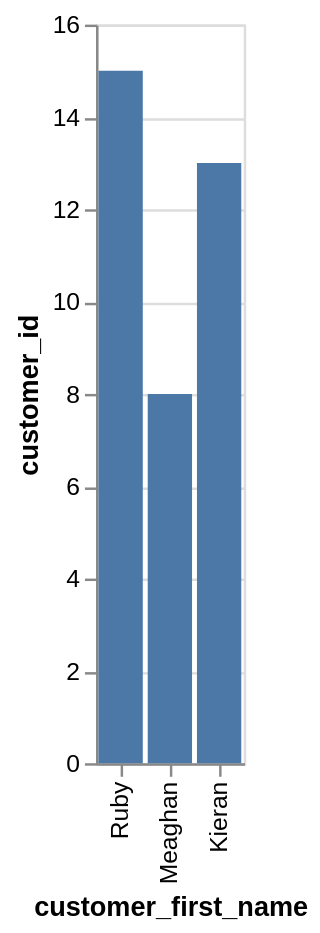

Source (Vega-Lite JSON):
### Vega-Lite specification from a JSON file in a GitHub repository (floating-point values rounded to 4 significant figures)
{"data": {"values": [{"x_data": "Ruby", "y_data": 15}, {"x_data": "Meaghan", "y_data": 8}, {"x_data": "Kieran", "y_data": 13}]}, "mark": "bar", "encoding": {"x": {"field": "x_data", "type": "nominal", "title": "customer_first_name", "sort": "descending"}, "y": {"field": "y_data", "type": "quantitative", "title": "customer_id"}}}
